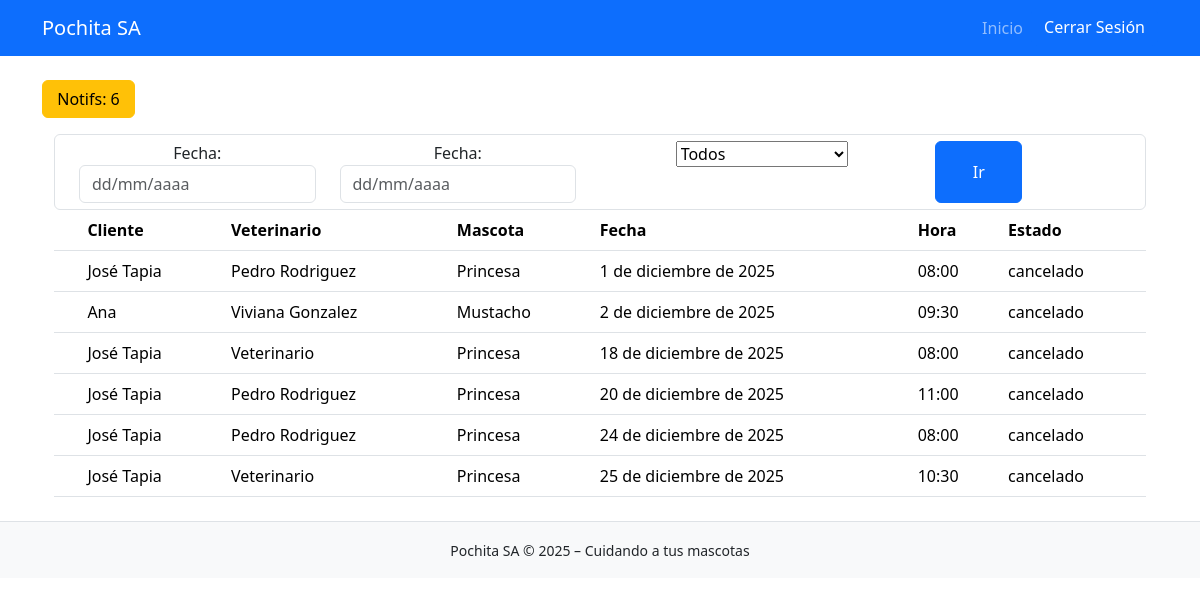
The app's page /horarios/notificaciones/ (signed in), older data.
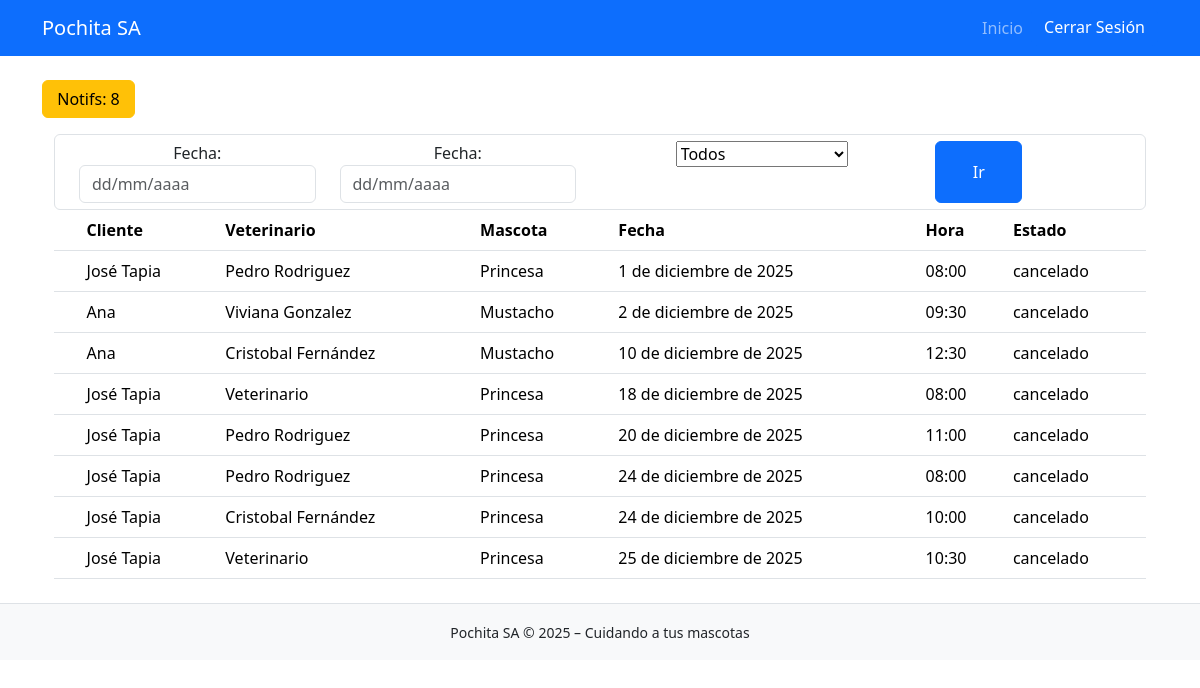
The same page, newer data.
### horarios/models.py (models this page shows, shortened)
class Cita(models.Model):
    fecha = models.DateField(verbose_name="Fecha agendada")
    hora_inicial = models.IntegerField(verbose_name="Bloque inicial de cita")
    estado = models.CharField(max_length=9, choices=ESTADOS_DE_CITA, verbose_name="Estado")
    veterinario = models.ForeignKey(Veterinario, on_delete=models.CASCADE, verbose_name="Veterinario asignado")
    ficha_cliente = models.ForeignKey(FichaMascota, on_delete=models.CASCADE, verbose_name="Ficha Cliente")
    updated = models.DateTimeField(auto_now=True, verbose_name="Última vez actualizado")
    def bloques_a_tiempo(self, bloque):
        inicio_horario = datetime(self.fecha.year, self.fecha.month, self.fecha.day, 8, 0, 0, 0)
        result = inicio_horario + timedelta(minutes=(bloque - 1) * 30)
        return result.strftime('%H:%M')
    @property
    def hora_inicial_a_tiempo(self):
        return self.bloques_a_tiempo(self.hora_inicial)

### fichas_mascota/models.py (models this page shows, shortened)
class FichaMascota(models.Model):
    cliente = models.CharField(max_length=90, verbose_name="Nombre del dueño")
    mascota = models.CharField(max_length=30, verbose_name="Nombre de la mascota")
    especie = models.CharField(max_length=40, verbose_name="Especie de la mascota")
    edad = models.IntegerField(verbose_name="Edad de la mascota")
    peso = models.IntegerField(verbose_name="Peso de la mascota")
    vacunas = models.TextField(max_length=60, verbose_name="Descripción de vacunas")
    tratamientos_apli = models.TextField(max_length=200, verbose_name="Tratamientos aplicados")
    tratamientos_sig = models.TextField(max_length=100, verbose_name="Siguiente tratamiento por aplicar")
    telefono = models.CharField(max_length=15, verbose_name="Teléfono de contacto")
    created = models.DateTimeField(auto_now_add=True, verbose_name="Fecha creación")
    updated = models.DateTimeField(auto_now=True, verbose_name="Última vez actualizado")

### veterinarios/models.py (models this page shows, shortened)
class Veterinario(models.Model):
    nombre = models.CharField(max_length=120, verbose_name="Nombre de Veterinario")
    usuario = models.ForeignKey(User, on_delete=models.CASCADE, verbose_name="Cuenta de usuario")
    created = models.DateTimeField(auto_now_add=True, verbose_name="Fecha de registro")

### horarios/views.py (the view)
# urls.py: path('notificaciones/', views.ver_notificaciones, name = "notificaciones"),
@permission_required('horarios.view_notificacion', login_url="/horarios/restringido")
def ver_notificaciones(req):
    veterinario = req.GET.get('veterinario')
    if veterinario:
        veterinario = veterinario.strip()
    hoy = localtime().date()
    try:
        fecha_min_str = req.GET.get('fecha-min', None)
        fecha_min = datetime.strptime(fecha_min_str, "%d/%m/%Y").date()
    except:
        fecha_min = date(hoy.year, hoy.month, 1)
    fecha_ult_dia_sig_mes = date(hoy.year, hoy.month, 1) + relativedelta(months=1)
    fecha_ult_dia_sig_mes = date(
        fecha_ult_dia_sig_mes.year,
        fecha_ult_dia_sig_mes.month,
        calendar.monthrange(fecha_ult_dia_sig_mes.year, fecha_ult_dia_sig_mes.month)[1]
    )
    try:
        fecha_max_str = req.GET.get('fecha-max', None)
        fecha_max = datetime.strptime(fecha_max_str, "%d/%m/%Y").date()
        if fecha_max > fecha_ult_dia_sig_mes: fecha_max = fecha_ult_dia_sig_mes
    except:
        fecha_max = fecha_ult_dia_sig_mes
    try:
        notificaciones = get_notificaciones(req)
    except:
        return redirect("restringido")
    lista_citas_notificaciones = Notificacion.objects.filter(recepcionista__usuario__id = req.user.id, chequeado = False).values_list('cita__id', flat=True)
    if(veterinario): citas = Cita.objects.filter(fecha__range = (fecha_min, fecha_max), estado = "cancelado", veterinario__id = veterinario, id__in = lista_citas_notificaciones).order_by('fecha')
    else: citas = Cita.objects.filter(fecha__range = (fecha_min, fecha_max), estado = "cancelado", id__in = lista_citas_notificaciones).order_by('fecha')
    veterinarios = Veterinario.objects.all().order_by('id')
    return render(req, 'horarios/notificaciones.html', {
        'citas': citas,
        'fecha_first': date(2020, 1, 1),
        'fecha_min': fecha_min,
        'fecha_max': fecha_ult_dia_sig_mes,
        'veterinarios': veterinarios,
        'notifs': notificaciones
    })

### core/processors.py (called while the page is built)
def ctx_dict(req):
    ctx = {
        "NOMBRE_PAGINA": "Pochita S.A",
        "LINK_GITHUB": "https://github.com/FrappuccinoIc/pochita_sa"
    }
    return ctx

### core/views.py (called while the page is built)
def get_notificaciones(req):
    user_id = req.user.id
    try: recepcionista = Recepcionista.objects.get(usuario__id = user_id)
    except: recepcionista = False
    if not recepcionista:
        return 0
    notificaciones = Notificacion.objects.filter(recepcionista__usuario__id = user_id, chequeado = False)
    return {"num": len(notificaciones), "es_recepcionista": recepcionista}

### horarios/templates/horarios/notificaciones.html (shortened to what this page needs)
{% extends 'core/base.html' %}
{% block content %}
<div class="container">
    <div class="row text-center mb-3 x-5">
        {% if notifs.es_recepcionista %}
        <button class="btn btn-warning text-center col-1">
            <a class="nav-link" href="/horarios/notificaciones">Notifs: {{ notifs.num }}</a>
        </button>
        {% endif %}
    </div>
    <form class="form-control text-center" method="get" action="">
        <div class="container row">
            <div class="col-3">
                <label for="fecha">Fecha:</label>
                <input type="text" readonly name="fecha-min" class="form-control fecha-input" autocomplete="off" placeholder="dd/mm/aaaa"
                    min="{{fecha_min.year}}-{{fecha_min.month}}-1"
                    max="{{fecha_max.year}}-{{fecha_max.month}}-{{fecha_max.day}}"
                >
            </div>
            <div class="col-3">
                <label for="fecha">Fecha:</label>
                <input type="text" readonly name="fecha-max" class="form-control fecha-input" autocomplete="off" placeholder="dd/mm/aaaa"
                    min="{{fecha_min.year}}-{{fecha_min.month}}-1"
                    max="{{fecha_max.year}}-{{fecha_max.month}}-{{fecha_max.day}}"
                >
            </div>
            <div class="col-4">
                <select name="veterinario" id="veterinario">
                    <option value="">Todos</option>
                </select>
            </div>
            <button class="btn btn-primary col-1">Ir</button>
        </div>
    </form>
    <table class="table">
        <thead>
            <tr>
                <th></th>
                <th>Cliente</th>
                <th>Veterinario</th>
                <th>Mascota</th>
                <th>Fecha</th>
                <th>Hora</th>
                <th>Estado</th>
            </tr>
        </thead>
        <tbody>
            {% for cita in citas %}
            <tr>
                <td></td>
                <td>{{ cita.ficha_cliente.cliente }}</td>
                <td>{{ cita.veterinario.nombre }}</td>
                <td>{{ cita.ficha_cliente.mascota }}</td>
                <td>{{ cita.fecha }}</td>
                <td>{{ cita.hora_inicial_a_tiempo }}</td>
                <td>{{ cita.estado }}</td>
            </tr>
            {% endfor %}
        </tbody>
    </table>
</div>
<link rel="stylesheet"
href="https://cdnjs.cloudflare.com/ajax/libs/bootstrap-datepicker/1.9.0/css/bootstrap-datepicker.min.css">
{% endblock %}

### core/templates/core/base.html (shortened to what this page needs)
<!DOCTYPE html>
<html lang="es">
<head>
    <link
        href="https://cdn.jsdelivr.net/npm/bootstrap@5.3.2/dist/css/bootstrap.min.css"
        rel="stylesheet">
</head>
<body>
    <nav class="navbar navbar-expand-lg navbar-dark bg-primary">
        <div class="container">
            <a class="navbar-brand" href="/">Pochita SA</a>
            <div class="collapse navbar-collapse" id="navbarNav">
                <ul class="navbar-nav ms-auto">
                    <li class="nav-item">
                        <a class="nav-link" href="/">Inicio</a>
                    </li>
                    {% if user.is_authenticated %}
                    <li class="nav-item">
                        <form action="{% url 'logout' %}" method="post">
                            <button class="btn btn-primary" type="submit">Cerrar Sesión</button>
                        </form>
                    </li>
                    {% else %}
                    <li class="nav-item">
                        <a class="nav-link" href="{% url 'login' %}">Login</a>
                    </li>
                    {% endif%}
                </ul>
            </div>
        </div>
    </nav>
    <main class="container mt-4">
        {% block content %}{% endblock %}
    </main>
    <footer class="bg-light text-center p-3 mt-4 border-top">
        <small>Pochita SA © 2025 – Cuidando a tus mascotas</small>
    </footer>
</body>
</html>

Row changes from the older to the newer data that the page shows:
now on this page (row edited): Cita: ficha_cliente.cliente "Ana", veterinario.nombre "Cristobal Fernández", ficha_cliente.mascota "Mustacho", fecha "10 de diciembre de 2025", hora_inicial_a_tiempo "12:30", estado "cancelado"
added Cita: ficha_cliente.cliente "José Tapia", veterinario.nombre "Cristobal Fernández", ficha_cliente.mascota "Princesa", fecha "24 de diciembre de 2025", hora_inicial_a_tiempo "10:00", estado "cancelado"
Text that changed along with them:
{{ notifs.num }}: "6" → "8"
